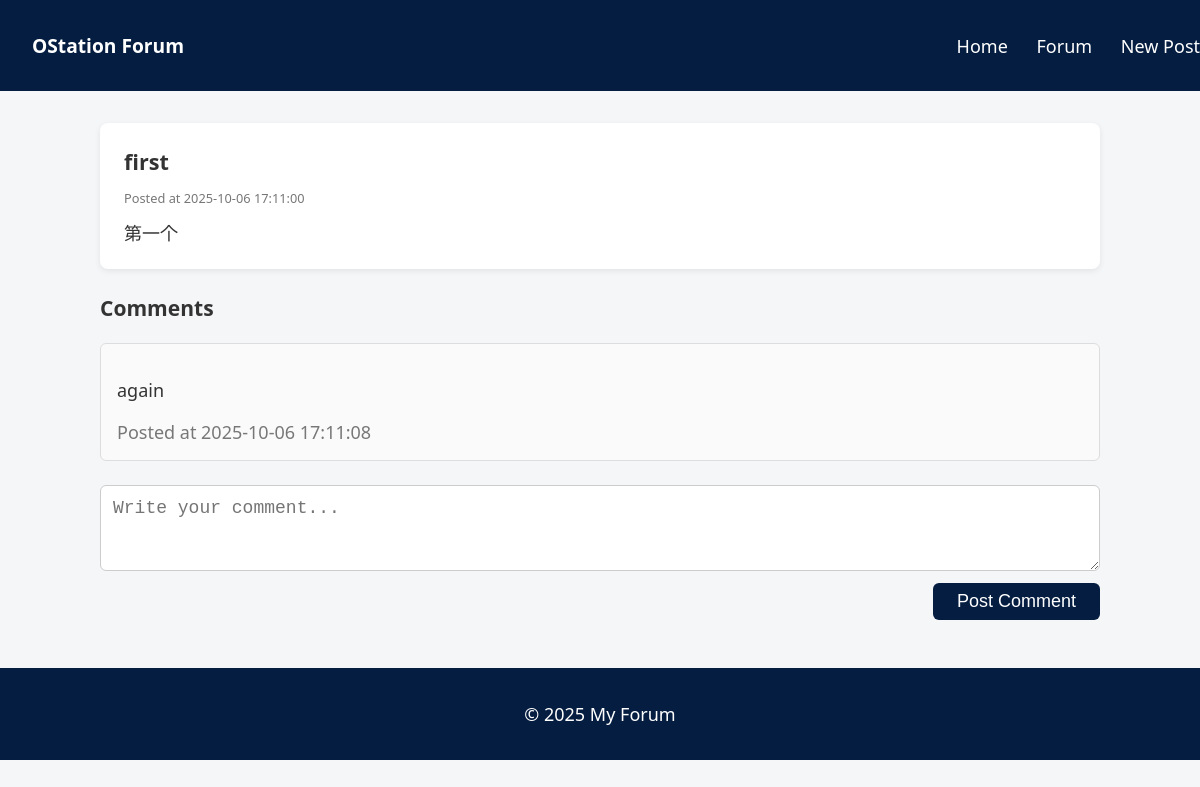
The app's page /forum/post/22 with its own data.
### tables this page shows
CREATE TABLE forum_posts (
            id INTEGER PRIMARY KEY AUTOINCREMENT,
            user_id INTEGER,
            title TEXT NOT NULL,
            content TEXT NOT NULL,
            created_at DATETIME DEFAULT CURRENT_TIMESTAMP,
            FOREIGN KEY (user_id) REFERENCES user_info(id)
        );

CREATE TABLE forum_comments (
            id INTEGER PRIMARY KEY AUTOINCREMENT,
            post_id INTEGER,
            user_id INTEGER,
            content TEXT NOT NULL,
            created_at DATETIME DEFAULT CURRENT_TIMESTAMP,
            FOREIGN KEY (post_id) REFERENCES forum_posts(id),
            FOREIGN KEY (user_id) REFERENCES user_info(id)
        );

### forum_app.py (the view)
@forum_bp.route("/post/<int:post_id>")
def forum_post(post_id):
    conn = get_db_connection()
    cursor = conn.cursor()
    cursor.execute("SELECT * FROM forum_posts WHERE id = ?", (post_id,))
    post = cursor.fetchone()
    cursor.execute("SELECT * FROM forum_comments WHERE post_id = ? ORDER BY created_at ASC", (post_id,))
    comments = cursor.fetchall()
    conn.close()
    return render_template("forum_post.html", post=post, comments=comments)

### forum_app.py (called while the page is built)
def get_db_connection():
    conn = sqlite3.connect(DB_PATH)
    conn.row_factory = sqlite3.Row  # 返回类似字典的行
    return conn

### templates/forum/forum_post.html (shortened to what this page needs)
<!DOCTYPE html>
<html lang="en">
<head>
  <link rel="stylesheet" href="{{ url_for('static', filename='css/forum.css') }}">
</head>
<body>
<header>
  <h1>OStation Forum</h1>
  <nav>
    <a href="{{ url_for('index') }}">Home</a>
    <a href="{{ url_for('forum.forum_index') }}">Forum</a>
    <a href="{{ url_for('forum.forum_new_post') }}">New Post</a>
  </nav>
</header>
<main>
  <div class="post-card">
    <h2>{{ post['title'] }}</h2>
    <p class="meta">Posted at {{ post['created_at'] }}</p>
    <div class="content">
      {{ post['content'] }}
    </div>
  </div>
  <h3>Comments</h3>
  {% for comment in comments %}
  <div class="comment-card">
    <p>{{ comment['content'] }}</p>
    <span class="comment-meta">Posted at {{ comment['created_at'] }}</span>
  </div>
  {% else %}
  <p>No comments yet. Be the first!</p>
  {% endfor %}
  <form method="POST" action="{{ url_for('forum.forum_comment', post_id=post['id']) }}" class="comment-form">
    <textarea name="content" rows="3" placeholder="Write your comment..." required></textarea>
    <button type="submit">Post Comment</button>
  </form>
</main>
<footer>
  <p>&copy; 2025 My Forum</p>
</footer>
</body>
</html>

### static/css/forum.css (style rules this page uses)
body { font-family: "Segoe UI", Roboto, sans-serif; margin: 0; padding: 0; background: #f4f6f8; color: #333; font-size: clamp(1rem, 1.5vw, 1.4rem); }
header { background: #051d40; width: 100%; color: #fff; display: flex; justify-content: space-between; align-items: center; font-size: clamp(1rem, 1.5vw, 1.4rem); }
header h1 { margin: 2rem; font-size: clamp(1.2rem, 1.6vw, 2.0rem); }
nav a { color: #fff; margin-left: 1.5rem; text-decoration: none; font-weight: 500; transition: color 0.3s ease; font-size: clamp(1rem, 1.5vw, 1.4rem); }
main { max-width: 1000px; margin: 2rem auto; padding: 0 1rem; font-size: clamp(1rem, 1.5vw, 1.4rem); }
.post-card { background: #fff; border-radius: 8px; padding: 1.5rem; margin-bottom: 1.5rem; box-shadow: 0 2px 6px rgba(0, 0, 0, 0.08); transition: transform 0.2s ease, box-shadow 0.2s ease; font-size: clamp(1rem, 1.5vw, 1.4rem); }
.post-card h2 { margin: 0 0 0.5rem; font-size: clamp(1.25rem, 1.8vw, 2.2rem); }
.post-card .meta { font-size: clamp(0.8rem, 1vw, 1.0rem); color: #777; margin-bottom: 0.75rem; }
footer { background: #051d40; color: #fff; text-align: center; padding: 1rem; margin-top: 3rem; font-size: clamp(0.9rem, 1.5vw, 2.0rem); }
.comment-card { background: #fafafa; border: 1px solid #ddd; border-radius: 6px; padding: 1rem; margin-bottom: 1rem; font-size: clamp(1rem, 1.5vw, 2.0rem); }
.comment-meta { font-size: clamp(0.8rem, 1.5vw, 2.0rem); color: #777; display: block; margin-top: 0.5rem; }
.comment-form { margin-top: 1.5rem; display: flex; flex-direction: column; font-size: clamp(1rem, 1.5vw, 1.8rem); }
.comment-form textarea { resize: vertical; padding: 0.75rem; border: 1px solid #ccc; border-radius: 6px; font-size: clamp(1rem, 1.5vw, 1.8rem); margin-bottom: 0.75rem; }
.comment-form button { align-self: flex-end; padding: 0.5rem 1.5rem; background: #051d40; color: #fff; border: none; border-radius: 6px; cursor: pointer; transition: background 0.3s ease; font-size: clamp(1rem, 1.5vw, 1.8rem); }

### records on screen
forum_posts: title "first", created_at "2025-10-06 17:11:00", content "第一个"
forum_comments: content "again", created_at "2025-10-06 17:11:08"
